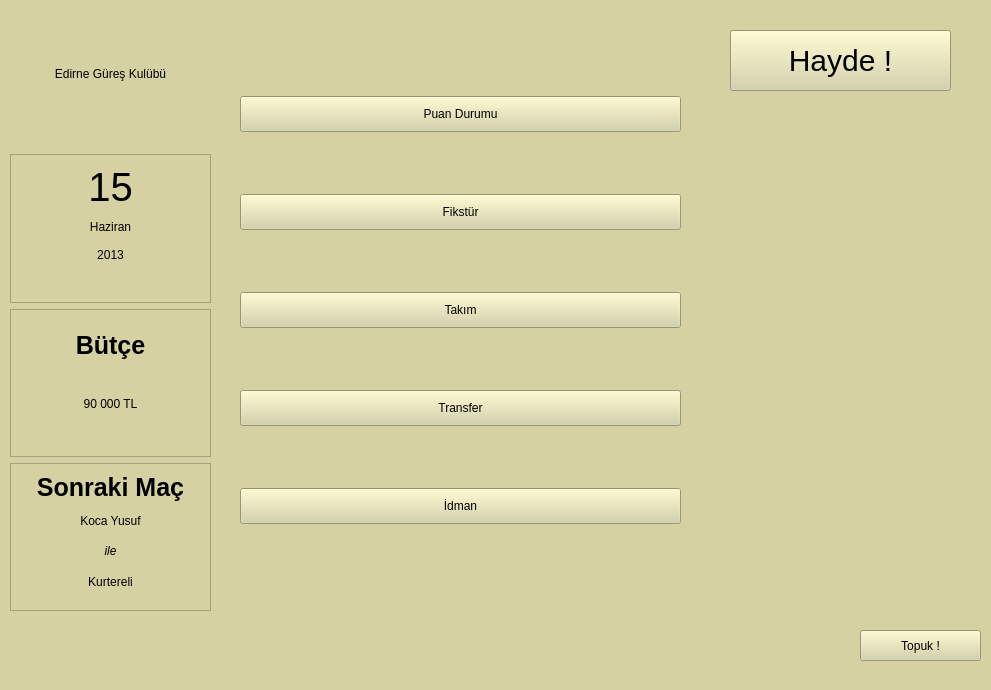
<?xml version="1.0" encoding="UTF-8"?>
<ui version="4.0">
 <class>MainWindow</class>
 <widget class="QMainWindow" name="MainWindow">
  <property name="geometry">
   <rect>
    <x>0</x>
    <y>0</y>
    <width>991</width>
    <height>690</height>
   </rect>
  </property>
  <property name="windowTitle">
   <string>Ana Ekran</string>
  </property>
  <property name="autoFillBackground">
   <bool>false</bool>
  </property>
  <property name="styleSheet">
   <string notr="true">background:#d5d1a2

</string>
  </property>
  <widget class="QWidget" name="centralwidget">
   <widget class="QPushButton" name="pushButton_6">
    <property name="geometry">
     <rect>
      <x>730</x>
      <y>30</y>
      <width>221</width>
      <height>61</height>
     </rect>
    </property>
    <property name="styleSheet">
     <string notr="true">font-size:30px;</string>
    </property>
    <property name="text">
     <string>Hayde !</string>
    </property>
   </widget>
   <widget class="QPushButton" name="pushButton_7">
    <property name="geometry">
     <rect>
      <x>860</x>
      <y>630</y>
      <width>121</width>
      <height>31</height>
     </rect>
    </property>
    <property name="text">
     <string>Topuk !</string>
    </property>
   </widget>
   <widget class="QWidget" name="">
    <property name="geometry">
     <rect>
      <x>240</x>
      <y>40</y>
      <width>441</width>
      <height>541</height>
     </rect>
    </property>
    <layout class="QVBoxLayout" name="verticalLayout_3">
     <item>
      <widget class="QPushButton" name="pushButton">
       <property name="styleSheet">
        <string notr="true">padding:10px;</string>
       </property>
       <property name="text">
        <string>Puan Durumu</string>
       </property>
      </widget>
     </item>
     <item>
      <widget class="QPushButton" name="pushButton_2">
       <property name="styleSheet">
        <string notr="true">padding:10px;</string>
       </property>
       <property name="text">
        <string>Fikstür</string>
       </property>
      </widget>
     </item>
     <item>
      <widget class="QPushButton" name="pushButton_3">
       <property name="styleSheet">
        <string notr="true">padding:10px;</string>
       </property>
       <property name="text">
        <string>Takım</string>
       </property>
      </widget>
     </item>
     <item>
      <widget class="QPushButton" name="pushButton_4">
       <property name="styleSheet">
        <string notr="true">padding:10px;</string>
       </property>
       <property name="text">
        <string>Transfer</string>
       </property>
      </widget>
     </item>
     <item>
      <widget class="QPushButton" name="pushButton_5">
       <property name="styleSheet">
        <string notr="true">padding:10px;</string>
       </property>
       <property name="text">
        <string>İdman</string>
       </property>
      </widget>
     </item>
    </layout>
   </widget>
   <widget class="QWidget" name="">
    <property name="geometry">
     <rect>
      <x>10</x>
      <y>0</y>
      <width>201</width>
      <height>611</height>
     </rect>
    </property>
    <layout class="QVBoxLayout" name="verticalLayout_4">
     <item>
      <widget class="QLabel" name="label_4">
       <property name="text">
        <string>Edirne Güreş Kulübü</string>
       </property>
       <property name="alignment">
        <set>Qt::AlignCenter</set>
       </property>
      </widget>
     </item>
     <item>
      <widget class="QFrame" name="frame_2">
       <property name="frameShape">
        <enum>QFrame::StyledPanel</enum>
       </property>
       <property name="frameShadow">
        <enum>QFrame::Raised</enum>
       </property>
       <widget class="QWidget" name="">
        <property name="geometry">
         <rect>
          <x>10</x>
          <y>10</y>
          <width>181</width>
          <height>101</height>
         </rect>
        </property>
        <layout class="QVBoxLayout" name="tarih">
         <item>
          <widget class="QLabel" name="label">
           <property name="styleSheet">
            <string notr="true">font-size:40px;</string>
           </property>
           <property name="text">
            <string>15</string>
           </property>
           <property name="alignment">
            <set>Qt::AlignCenter</set>
           </property>
          </widget>
         </item>
         <item>
          <widget class="QLabel" name="label_2">
           <property name="text">
            <string>Haziran</string>
           </property>
           <property name="alignment">
            <set>Qt::AlignCenter</set>
           </property>
          </widget>
         </item>
         <item>
          <widget class="QLabel" name="label_3">
           <property name="text">
            <string>2013</string>
           </property>
           <property name="alignment">
            <set>Qt::AlignCenter</set>
           </property>
          </widget>
         </item>
        </layout>
       </widget>
      </widget>
     </item>
     <item>
      <widget class="QFrame" name="frame">
       <property name="frameShape">
        <enum>QFrame::StyledPanel</enum>
       </property>
       <property name="frameShadow">
        <enum>QFrame::Raised</enum>
       </property>
       <widget class="QWidget" name="">
        <property name="geometry">
         <rect>
          <x>10</x>
          <y>10</y>
          <width>181</width>
          <height>111</height>
         </rect>
        </property>
        <layout class="QVBoxLayout" name="verticalLayout">
         <item>
          <widget class="QLabel" name="label_5">
           <property name="styleSheet">
            <string notr="true">font-size:25px;font-weight:bold;</string>
           </property>
           <property name="text">
            <string>Bütçe</string>
           </property>
           <property name="alignment">
            <set>Qt::AlignCenter</set>
           </property>
          </widget>
         </item>
         <item>
          <widget class="QLabel" name="label_6">
           <property name="text">
            <string>90 000 TL</string>
           </property>
           <property name="alignment">
            <set>Qt::AlignCenter</set>
           </property>
          </widget>
         </item>
        </layout>
       </widget>
      </widget>
     </item>
     <item>
      <widget class="QFrame" name="frame_3">
       <property name="frameShape">
        <enum>QFrame::StyledPanel</enum>
       </property>
       <property name="frameShadow">
        <enum>QFrame::Raised</enum>
       </property>
       <widget class="QWidget" name="">
        <property name="geometry">
         <rect>
          <x>10</x>
          <y>10</y>
          <width>181</width>
          <height>121</height>
         </rect>
        </property>
        <layout class="QVBoxLayout" name="verticalLayout_2">
         <item>
          <widget class="QLabel" name="label_7">
           <property name="styleSheet">
            <string notr="true">font-size:25px;font-weight:bold;</string>
           </property>
           <property name="text">
            <string>Sonraki Maç</string>
           </property>
           <property name="alignment">
            <set>Qt::AlignCenter</set>
           </property>
          </widget>
         </item>
         <item>
          <widget class="QLabel" name="label_8">
           <property name="text">
            <string>Koca Yusuf</string>
           </property>
           <property name="alignment">
            <set>Qt::AlignCenter</set>
           </property>
          </widget>
         </item>
         <item>
          <widget class="QLabel" name="label_9">
           <property name="styleSheet">
            <string notr="true">font-style:italic;</string>
           </property>
           <property name="text">
            <string>ile</string>
           </property>
           <property name="alignment">
            <set>Qt::AlignCenter</set>
           </property>
          </widget>
         </item>
         <item>
          <widget class="QLabel" name="label_10">
           <property name="text">
            <string>Kurtereli</string>
           </property>
           <property name="alignment">
            <set>Qt::AlignCenter</set>
           </property>
          </widget>
         </item>
        </layout>
       </widget>
      </widget>
     </item>
    </layout>
   </widget>
  </widget>
  <widget class="QStatusBar" name="statusbar"/>
 </widget>
 <resources/>
 <connections/>
</ui>
